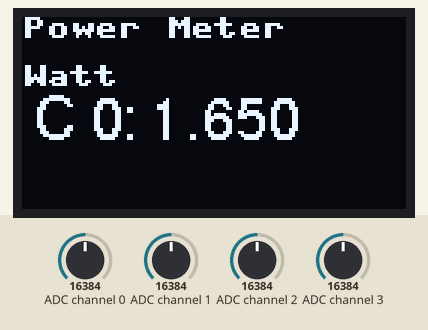
Simulated run of this program. Board: Raspberry Pi Pico running MicroPython. On the bench: 128×64 one-colour display. The inputs (shaded band) are chosen by the test bench; at power-on: ADC channel 0 = 16384, ADC channel 1 = 16384, ADC channel 2 = 16384, ADC channel 3 = 16384 (analog values on the 0–32767 scale). Library files of the repository ran but are not shown: ssd1306.py, freesans20.py, writer.py, ads1115.py; what the program prints to the serial console is not drawn.

Above: at 1.2 s.
1.3 s: ADC channel 0 set to 22936
At 3.3 s:
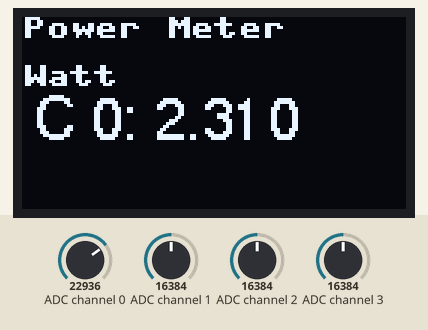
3.6 s: ADC channel 0 set to 31783
At 5.1 s:
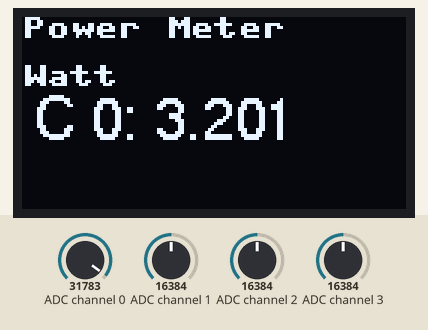
5.7 s: ADC channel 0 set to 9830
At 6.7 s:
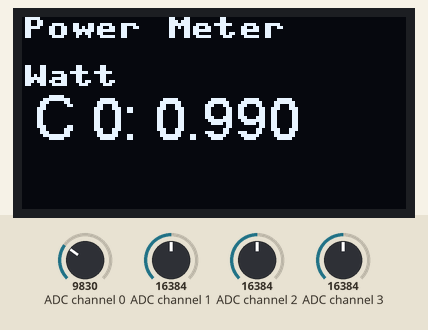
Timing chart, 0 to 8.7 s (numbered marks = the images above; inputs shaded):
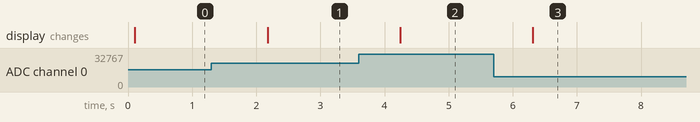

Measured:
- after the input at 1.3 s, the display: changes after 0.88 s (image 1)
- after the input at 3.6 s, the display: changes after 0.64 s (image 2)
- after the input at 5.7 s, the display: changes after 0.61 s (image 3)

The program:

main_oled.py
```python
from machine import Pin, I2C
import ssd1306

import freesans20
import writer
from time import sleep

from ads1115 import *
# SSD1306 initialisieren
i2c = I2C(0, scl=Pin(1), sda=Pin(0))
oled = ssd1306.SSD1306_I2C(128, 64, i2c)

ADS1115_ADDRESS = 0x48
adc = ADS1115(ADS1115_ADDRESS, i2c=i2c)
adc.setVoltageRange_mV(ADS1115_RANGE_4096)
adc.setCompareChannels(ADS1115_COMP_0_GND)
adc.setMeasureMode(ADS1115_SINGLE)


# Bildschirm löschen und Text anzeigen
oled.fill(0)
oled.text("Power Meter", 0, 0)
oled.text("           ", 0, 8)
oled.text("Watt", 0, 16)
font_writer = writer.Writer(oled, freesans20,False)
font_writer.set_textpos(5,25)
font_writer.printstring("ABC")
oled.show()


def readChannel(channel):
    adc.setCompareChannels(channel)
    adc.startSingleMeasurement()
    while adc.isBusy():
        pass
    voltage = adc.getResult_V()
    return voltage

print("ADS1115 Example Sketch - Single Shot Mode")
print("Channel / Voltage [V]: ")
print(" ")


while True:
    voltage_0 = readChannel(ADS1115_COMP_0_GND)
    print("Channel 0: {:<4.3f}".format(voltage_0))
    #print("{:<4.3f}".format(voltage_0))

    voltage_1 = readChannel(ADS1115_COMP_1_GND)
    print("Channel 1: {:<4.3f}".format(voltage_1))
    #print("{:<4.3f}".format(voltage_0),"{:<4.3f}".format(voltage_1))

    voltage_2 = readChannel(ADS1115_COMP_2_GND)
    print("Channel 2: {:<4.3f}".format(voltage_2))
    #print("{:<4.3f}".format(voltage_0),"{:<4.3f}".format(voltage_2))

    voltage_3 = readChannel(ADS1115_COMP_3_GND)
    print("Channel 3: {:<4.3f}".format(voltage_3))
    #print("{:<4.3f}".format(voltage_0),"{:<4.3f}".format(voltage_3))
    print("---------------")
    font_writer = writer.Writer(oled, freesans20,False)
    font_writer.set_textpos(5,25)
    font_writer.printstring("C 0: {:<4.3f}".format(voltage_0))

    oled.show()
    sleep(1)
```
